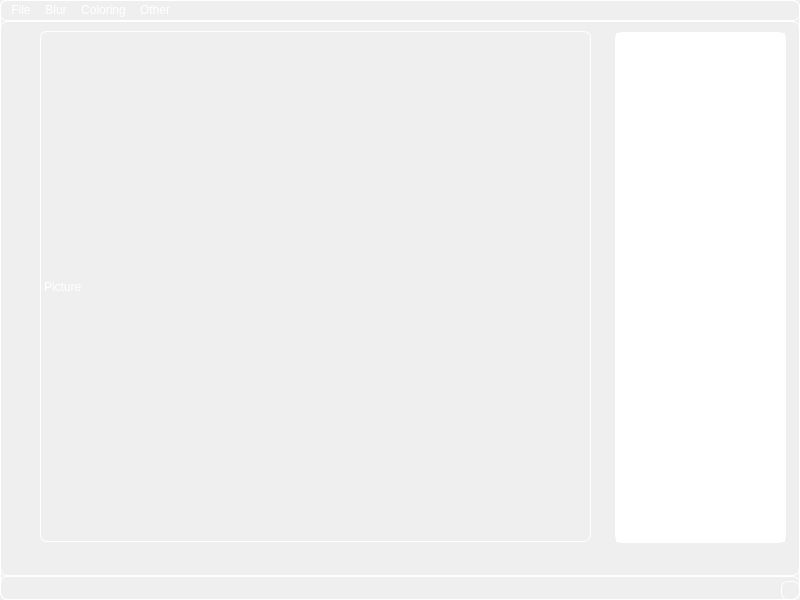
<?xml version="1.0" encoding="UTF-8"?>
<ui version="4.0">
 <class>MainWindow</class>
 <widget class="QMainWindow" name="MainWindow">
  <property name="geometry">
   <rect>
    <x>0</x>
    <y>0</y>
    <width>800</width>
    <height>600</height>
   </rect>
  </property>
  <property name="windowTitle">
   <string>MainWindow</string>
  </property>
  <property name="styleSheet">
   <string notr="true">background-color : &quot;#262626&quot;;
border : 0.5px solid white;
border-radius : 7px;
color : white;</string>
  </property>
  <widget class="QWidget" name="centralwidget">
   <widget class="QListWidget" name="list">
    <property name="geometry">
     <rect>
      <x>615</x>
      <y>11</y>
      <width>171</width>
      <height>511</height>
     </rect>
    </property>
   </widget>
   <widget class="QLabel" name="picture">
    <property name="geometry">
     <rect>
      <x>40</x>
      <y>10</y>
      <width>551</width>
      <height>511</height>
     </rect>
    </property>
    <property name="text">
     <string>Picture</string>
    </property>
   </widget>
  </widget>
  <widget class="QMenuBar" name="menubar">
   <property name="geometry">
    <rect>
     <x>0</x>
     <y>0</y>
     <width>800</width>
     <height>23</height>
    </rect>
   </property>
   <widget class="QMenu" name="blur_menu">
    <property name="title">
     <string>Blur</string>
    </property>
    <addaction name="gaussian_blur"/>
    <addaction name="bow_blur"/>
    <addaction name="separator"/>
    <addaction name="separator"/>
   </widget>
   <widget class="QMenu" name="coloring_menu">
    <property name="title">
     <string>Coloring</string>
    </property>
    <addaction name="bw_btn"/>
   </widget>
   <widget class="QMenu" name="other_menu">
    <property name="title">
     <string>Other</string>
    </property>
    <addaction name="inTheLeft"/>
    <addaction name="inTheRight"/>
   </widget>
   <widget class="QMenu" name="file_menu">
    <property name="title">
     <string>File</string>
    </property>
    <addaction name="open_file"/>
   </widget>
   <addaction name="file_menu"/>
   <addaction name="blur_menu"/>
   <addaction name="coloring_menu"/>
   <addaction name="other_menu"/>
  </widget>
  <widget class="QStatusBar" name="statusbar"/>
  <action name="gaussian_blur">
   <property name="text">
    <string>Gaussian Blur</string>
   </property>
  </action>
  <action name="bow_blur">
   <property name="text">
    <string>Bow Blur</string>
   </property>
  </action>
  <action name="bw_btn">
   <property name="text">
    <string>Black&amp;White Effect</string>
   </property>
  </action>
  <action name="open_file">
   <property name="text">
    <string>Save File</string>
   </property>
  </action>
  <action name="inTheLeft">
   <property name="text">
    <string>In The Right</string>
   </property>
  </action>
  <action name="inTheRight">
   <property name="text">
    <string>In The Left</string>
   </property>
  </action>
 </widget>
 <resources/>
 <connections/>
</ui>
